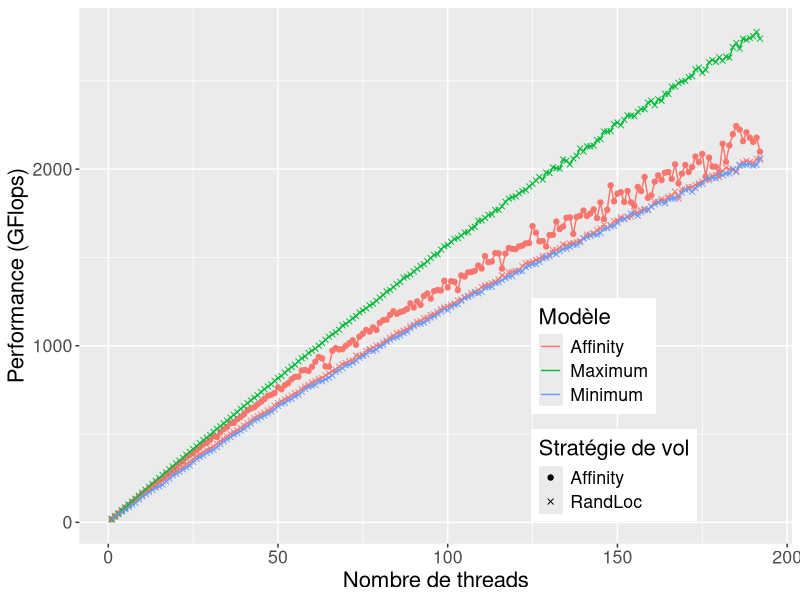
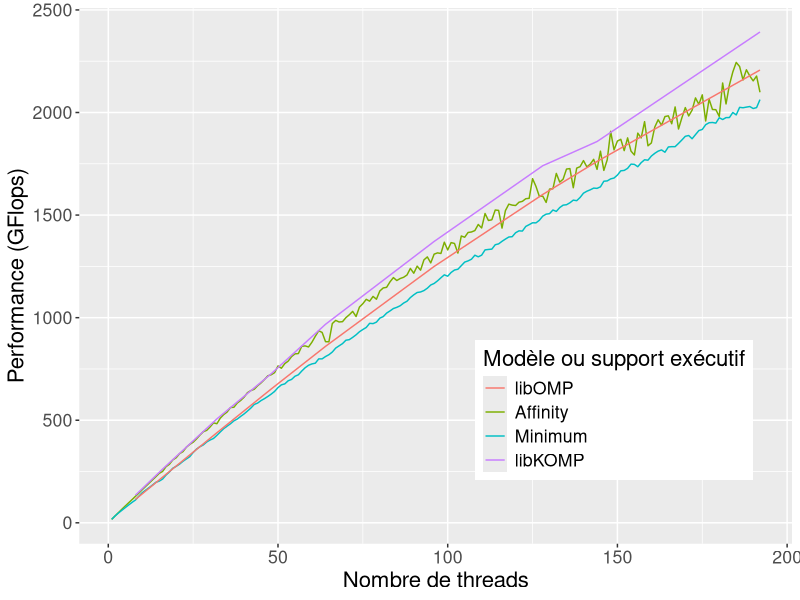
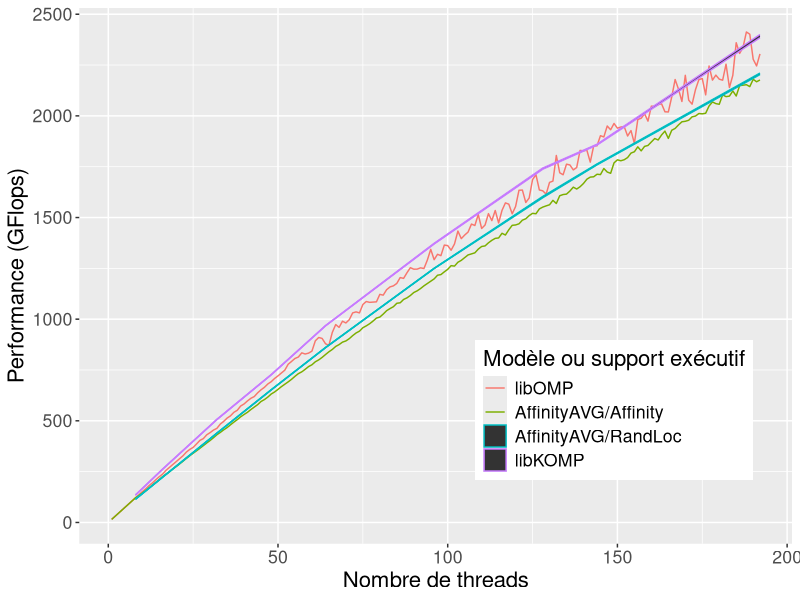
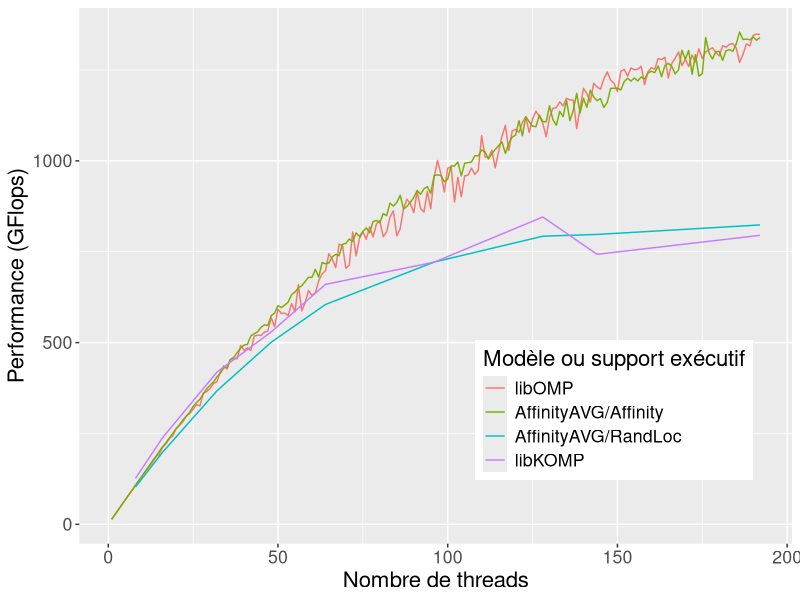
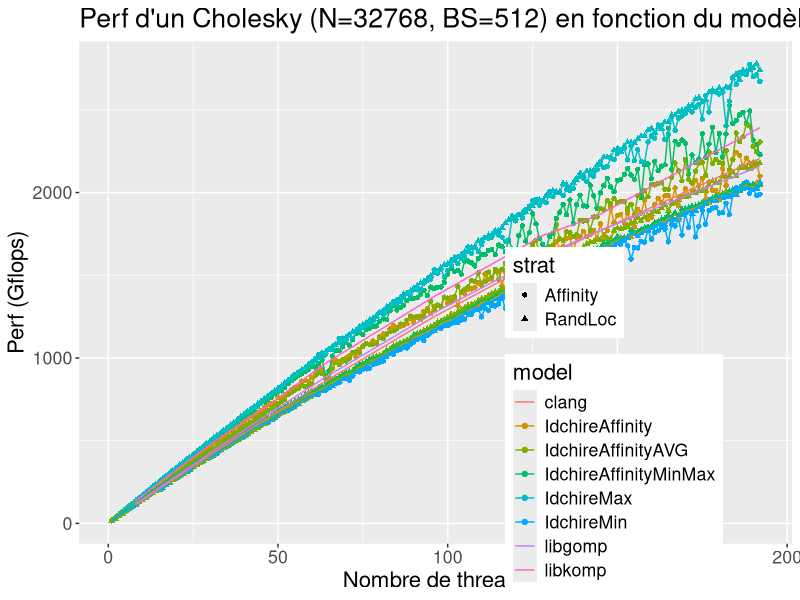
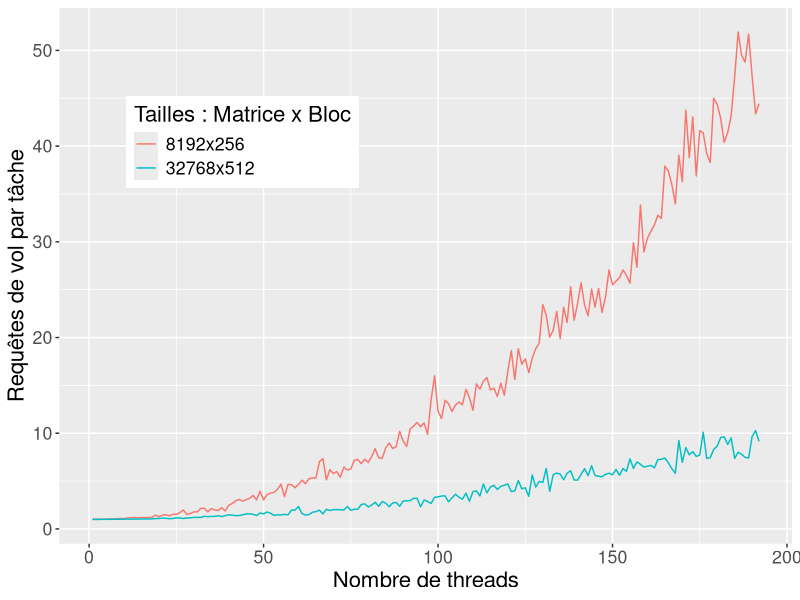

Here is the R script that generated these plots, in order:
library(ggplot2)

df = read.table("./all_data_simulateur.dat", header=TRUE)
df_8k = subset(df, size==8192)
df = subset(df, size==32768)
df_runtime = read.table("../kastors/all_data.dat", header=TRUE)
df_runtime_8k = subset(df_runtime, size == 8192 & blocksize == 256 & program == "dpotrf_taskdep")
df_runtime = subset(df_runtime, size == 32768 & blocksize == 512 & program == "dpotrf_taskdep")

df_steals = read.table("./all_data_steal_count.dat", header=TRUE)

pdf("simu_min_max_affinity_idchire.pdf", width = 10, height=6)

df_simu_min = subset(df, (model == "IdchireMin" & strat == "RandLoc")
                     | (model == "IdchireMax" & strat == "RandLoc")
                     | model == "IdchireAffinity")

myplot = ggplot(df_simu_min, aes(x=threads, y = gflops))
myplot = myplot + geom_point(aes(colour=model, shape=strat, group=interaction(model,strat)))
myplot = myplot + geom_line(aes(colour=model, group=interaction(model, strat)))
myplot = myplot + guides(colour = guide_legend(override.aes = list(shape = NA)))
#myplot = myplot + expand_limits(y=0)
myplot = myplot + theme(legend.position=c(0.75, 0.25), text = element_text(size=16))
myplot = myplot + scale_colour_discrete(name="Modèle", labels=c("Affinity", "Maximum", "Minimum"))
myplot = myplot + scale_shape_manual(name="Stratégie de vol", values=c(19, 4))
#myplot = myplot + ggtitle("P d'un Cholesky (N=32768, BS=512) en fonction du modèle et strat.")
myplot = myplot + ylab("Performance (GFlops)")
myplot = myplot + xlab("Nombre de threads")

print(myplot)
dev.off()

pdf("simu_affinity_runtime_idchire.pdf", width = 10, height=6)

df_affinity = subset(df, (model == "IdchireAffinity" & strat == "Affinity")
                     | (model == "IdchireMin" & strat == "RandLoc"))

myplot = ggplot(df_affinity, aes(x=threads, y = gflops))
#myplot = myplot + geom_point(aes(colour=model, shape=strat, group=interaction(model,strat)))
myplot = myplot + geom_line(aes(colour=model, group=interaction(model, strat)))
myplot = myplot + geom_line(data=subset(df_runtime, runtime=="clang" | runtime=="libkomp"), aes(colour=runtime))
myplot = myplot + guides(colour = guide_legend(override.aes = list(shape = NA)))
#myplot = myplot + expand_limits(y=0)
myplot = myplot + theme(legend.position=c(0.75, 0.25), text = element_text(size=16))
myplot = myplot + scale_colour_discrete(name="Modèle ou support exécutif", labels=c("libOMP", "Affinity", "Minimum", "libKOMP"))
#myplot = myplot + scale_shape_manual(name="Stratégie de vol", values=c(19, 4))
#myplot = myplot + ggtitle("P d'un Cholesky (N=32768, BS=512) en fonction du modèle et strat.")
myplot = myplot + ylab("Performance (GFlops)")
myplot = myplot + xlab("Nombre de threads")

print(myplot)
dev.off()

pdf("simu_affinity_avg_runtime_idchire.pdf", width = 10, height=6)

df_affinity_avg = subset(df, (model == "IdchireAffinityAVG"))

myplot = ggplot(df_affinity_avg, aes(x=threads, y = gflops))
#myplot = myplot + geom_point(aes(colour=model, shape=strat, group=interaction(model,strat)))
myplot = myplot + geom_line(aes(colour=interaction(model, strat), group=interaction(model, strat)))
myplot = myplot + geom_line(data=subset(df_runtime, runtime=="clang" | runtime=="libkomp"), aes(colour=runtime))
myplot = myplot + geom_ribbon(data=subset(df_runtime, runtime=="clang" | runtime=="libkomp"), aes(colour=runtime, ymin=gflops-(2*std/iterations), ymax=gflops+(2*std/iterations)))
myplot = myplot + guides(colour = guide_legend(override.aes = list(shape = NA)), fill=guide_legend(override.aes=list(linetype=0, shape='')))
#myplot = myplot + expand_limits(y=0)
myplot = myplot + theme(legend.position=c(0.75, 0.25), text = element_text(size=16))
myplot = myplot + scale_colour_discrete(name="Modèle ou support exécutif", labels=c("libOMP", "AffinityAVG/Affinity", "AffinityAVG/RandLoc", "libKOMP"))
#myplot = myplot + scale_fill_manual(name="")
#myplot = myplot + scale_shape_manual(name="Stratégie de vol", values=c(19, 4))
#myplot = myplot + ggtitle("P d'un Cholesky (N=32768, BS=512) en fonction du modèle et strat.")
myplot = myplot + ylab("Performance (GFlops)")
myplot = myplot + xlab("Nombre de threads")

print(myplot)
dev.off()

pdf("simu_affinity_8k_runtime_idchire.pdf", width = 10, height=6)

df_affinity_avg = subset(df_8k, (model == "IdchireAffinityAVG"))

myplot = ggplot(df_affinity_avg, aes(x=threads, y = gflops))
#myplot = myplot + geom_point(aes(colour=model, shape=strat, group=interaction(model,strat)))
myplot = myplot + geom_line(aes(colour=interaction(model, strat), group=interaction(model, strat)))
myplot = myplot + geom_line(data=subset(df_runtime_8k, runtime=="clang" | runtime=="libkomp"), aes(colour=runtime))
myplot = myplot + guides(colour = guide_legend(override.aes = list(shape = NA)))
#myplot = myplot + expand_limits(y=0)
myplot = myplot + theme(legend.position=c(0.75, 0.25), text = element_text(size=16))
myplot = myplot + scale_colour_discrete(name="Modèle ou support exécutif", labels=c("libOMP", "AffinityAVG/Affinity", "AffinityAVG/RandLoc", "libKOMP"))
#myplot = myplot + scale_shape_manual(name="Stratégie de vol", values=c(19, 4))
#myplot = myplot + ggtitle("P d'un Cholesky (N=32768, BS=512) en fonction du modèle et strat.")
myplot = myplot + ylab("Performance (GFlops)")
myplot = myplot + xlab("Nombre de threads")

print(myplot)
dev.off()

pdf("simu_all_models_idchire.pdf", width = 10, height=6)

myplot = ggplot(df, aes(x=threads, y = gflops))
myplot = myplot + geom_point(aes(colour=model, shape=strat, group=interaction(model,strat)))
myplot = myplot + geom_line(aes(colour=model, group=interaction(model, strat)))
myplot = myplot + geom_line(data=df_runtime, aes(colour=runtime))
#myplot = myplot + expand_limits(y=0)
myplot = myplot + theme(legend.position=c(0.75, 0.25), text = element_text(size=16))
myplot = myplot + ggtitle("Perf d'un Cholesky (N=32768, BS=512) en fonction du modèle et strat.")
myplot = myplot + ylab("Perf (Gflops)")
myplot = myplot + xlab("Nombre de threads")

print(myplot)
dev.off()

pdf("simu_steal_visits_idchire.pdf", width = 10, height=6)

df_steals=subset(df_steals, strat=="Affinity")

myplot = ggplot(df_steals, aes(x=threads, y = steals_per_task))
#myplot = myplot + geom_point(aes(colour=factor(size)))
myplot = myplot + geom_line(aes(colour=factor(size)))
#myplot = myplot + geom_line(aes(colour=factor(size), y=visits_per_task/180))
#myplot = myplot + geom_line(data=df_runtime, aes(colour=runtime))
#myplot = myplot + expand_limits(y=0)
myplot = myplot + theme(legend.position=c(0.25, 0.75), text = element_text(size=16))
#myplot = myplot + ggtitle("Visites par tache")
myplot = myplot + scale_colour_discrete(name="Tailles : Matrice x Bloc", labels=c("8192x256", "32768x512"))
myplot = myplot + ylab("Requêtes de vol par tâche")
myplot = myplot + xlab("Nombre de threads")

print(myplot)
dev.off()
